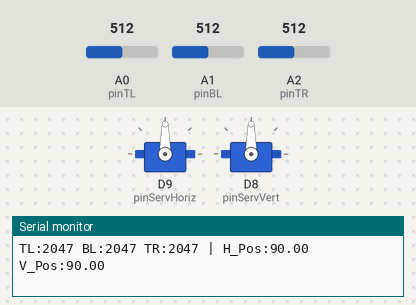
Bench run of a sketch on a simulated Arduino Zero (SAMD21). Parts: 2 × servo, the last lines printed to the serial monitor. Inputs (shaded band) come from the test bench; at power-on: A0 (pinTL) = 512, A1 (pinBL) = 512, A2 (pinTR) = 512 (analog values on the 0–1023 scale).

Above: at 1.2 s.
1.3 s: A0 (pinTL) set to 523
At 1.8 s:
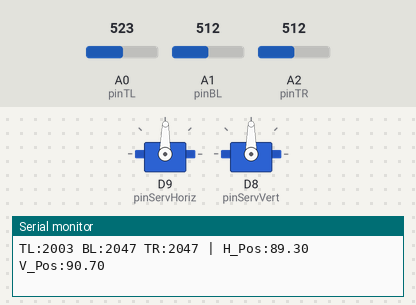
4.3 s: A1 (pinBL) set to 716
7.3 s: A2 (pinTR) set to 716
10.3 s: A0 (pinTL) set to 900
At 10.67 s:
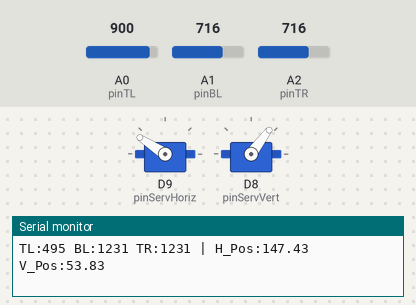
13.3 s: A2 (pinTR) set to 900
At 15.0 s:
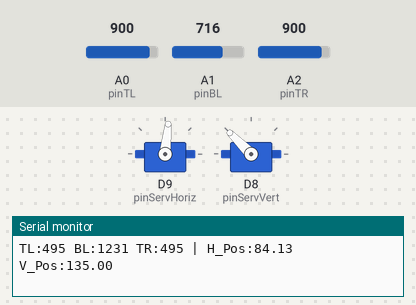
16.3 s: A0 (pinTL) set to 1023
At 17.7 s:
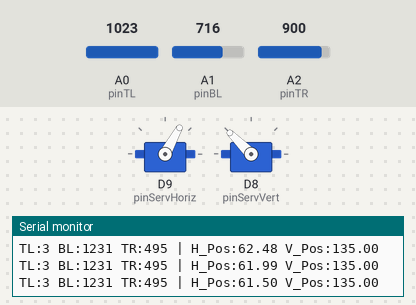
Timing chart, 0 to 20.3 s (numbered marks = the images above; inputs shaded):
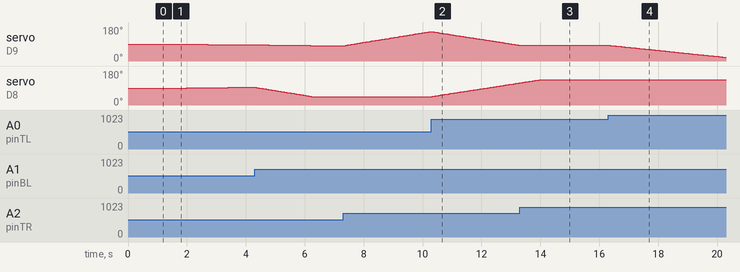

The sketch:

dual_axis_tracking.ino
```cpp
#include <Servo.h>
Servo servoHoriz;
Servo servoVert;
const int pinTL = A0; // LDR pins
const int pinBL = A1;
const int pinTR = A2;
const int pinServHoriz = 9; // servo pins
const int pinServVert = 8;

// Servo limits are used to prevent the motors moving beyond their safe range.
const int H_MIN = 5;
const int H_MAX = 175;
const int V_MIN = 5;
const int V_MAX = 100;

float posHoriz = 90;
float posVert = 90;
int deadband = 40;     // change if jittering
float Kp = 0.001;      //change if moving too fast
int updateDelay = 30;
void setup() {
  Serial.begin(115200);
  analogReadResolution(12);
  servoHoriz.attach(pinServHoriz, 500, 2400);
  servoVert.attach(pinServVert, 500, 2400);
  servoHoriz.write(posHoriz);
  servoVert.write(posVert);
  Serial.println("3-LDR Mode: Horizontal Direction Corrected");
}
void loop() {
  // Read sensors
  int tl = 4095 - analogRead(pinTL);
  int bl = 4095 - analogRead(pinBL);
  int tr = 4095 - analogRead(pinTR);
  // Error Calculation
  int errorHoriz = tl - tr;
  int errorVert = bl - tl;
  // Horizontal Movement
  if (abs(errorHoriz) > deadband) {
    posHoriz += (errorHoriz * Kp);
    posHoriz = constrain(posHoriz, 0, 180);
    servoHoriz.write(posHoriz);
  }
  // Vertical Movement
  if (abs(errorVert) > deadband) {
    posVert += (errorVert * Kp);
    posVert = constrain(posVert, 45, 135);
    servoVert.write(posVert);
  }
  // Testing/Debugging
  Serial.print("TL:"); Serial.print(tl);
  Serial.print(" BL:"); Serial.print(bl);
  Serial.print(" TR:"); Serial.print(tr);
  Serial.print(" | H_Pos:"); Serial.print(posHoriz);
  Serial.print(" V_Pos:"); Serial.println(posVert);
  delay(updateDelay);
}
```

Measured:
- after the input at 1.3 s, servo on D9 (pinServHoriz): moves from 90° to 85° over 2.8 s, starting at once; servo on D8 (pinServVert): 90° → 91° after 0.69 s, → 92° 0.71 s later, → 93° 0.71 s later, → 94° 0.67 s later
- after the input at 10.3 s, servo on D8 (pinServVert): moves from 45° to 117° over 2.9 s, starting at once
- after the input at 13.3 s, servo on D9 (pinServHoriz): stays 84° (without the input it goes to 83° after 0.01 s)
- after the input at 16.3 s, servo on D9 (pinServHoriz): moves from 84° to 19° over 4.0 s, starting at once
